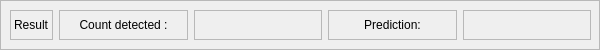
             <widget class="QFrame" name="frame_5">
              <property name="sizePolicy">
               <sizepolicy hsizetype="Maximum" vsizetype="Preferred">
                <horstretch>0</horstretch>
                <verstretch>0</verstretch>
               </sizepolicy>
              </property>
              <property name="maximumSize">
               <size>
                <width>600</width>
                <height>50</height>
               </size>
              </property>
              <property name="frameShape">
               <enum>QFrame::StyledPanel</enum>
              </property>
              <property name="frameShadow">
               <enum>QFrame::Raised</enum>
              </property>
              <widget class="QWidget" name="horizontalLayoutWidget_3">
               <property name="geometry">
                <rect>
                 <x>10</x>
                 <y>0</y>
                 <width>581</width>
                 <height>51</height>
                </rect>
               </property>
               <layout class="QHBoxLayout" name="horizontalLayout_9">
                <item>
                 <widget class="QLabel" name="label_2">
                  <property name="sizePolicy">
                   <sizepolicy hsizetype="Maximum" vsizetype="Maximum">
                    <horstretch>0</horstretch>
                    <verstretch>0</verstretch>
                   </sizepolicy>
                  </property>
                  <property name="maximumSize">
                   <size>
                    <width>16777215</width>
                    <height>30</height>
                   </size>
                  </property>
                  <property name="font">
                   <font>
                    <weight>50</weight>
                    <bold>false</bold>
                   </font>
                  </property>
                  <property name="frameShape">
                   <enum>QFrame::StyledPanel</enum>
                  </property>
                  <property name="text">
                   <string>Result</string>
                  </property>
                 </widget>
                </item>
                <item>
                 <widget class="QLabel" name="label_70">
                  <property name="sizePolicy">
                   <sizepolicy hsizetype="Minimum" vsizetype="Maximum">
                    <horstretch>0</horstretch>
                    <verstretch>0</verstretch>
                   </sizepolicy>
                  </property>
                  <property name="maximumSize">
                   <size>
                    <width>16777215</width>
                    <height>30</height>
                   </size>
                  </property>
                  <property name="styleSheet">
                   <string notr="true"/>
                  </property>
                  <property name="frameShape">
                   <enum>QFrame::StyledPanel</enum>
                  </property>
                  <property name="text">
                   <string>Count detected :</string>
                  </property>
                  <property name="alignment">
                   <set>Qt::AlignCenter</set>
                  </property>
                 </widget>
                </item>
                <item>
                 <widget class="QLabel" name="num_detect_ori">
                  <property name="sizePolicy">
                   <sizepolicy hsizetype="Minimum" vsizetype="Maximum">
                    <horstretch>0</horstretch>
                    <verstretch>0</verstretch>
                   </sizepolicy>
                  </property>
                  <property name="minimumSize">
                   <size>
                    <width>0</width>
                    <height>0</height>
                   </size>
                  </property>
                  <property name="maximumSize">
                   <size>
                    <width>16777215</width>
                    <height>30</height>
                   </size>
                  </property>
                  <property name="frameShape">
                   <enum>QFrame::StyledPanel</enum>
                  </property>
                  <property name="text">
                   <string/>
                  </property>
                 </widget>
                </item>
                <item>
                 <widget class="QLabel" name="label_71">
                  <property name="sizePolicy">
                   <sizepolicy hsizetype="Minimum" vsizetype="Maximum">
                    <horstretch>0</horstretch>
                    <verstretch>0</verstretch>
                   </sizepolicy>
                  </property>
                  <property name="maximumSize">
                   <size>
                    <width>16777215</width>
                    <height>30</height>
                   </size>
                  </property>
                  <property name="styleSheet">
                   <string notr="true"/>
                  </property>
                  <property name="frameShape">
                   <enum>QFrame::StyledPanel</enum>
                  </property>
                  <property name="text">
                   <string>Prediction:</string>
                  </property>
                  <property name="alignment">
                   <set>Qt::AlignCenter</set>
                  </property>
                 </widget>
                </item>
                <item>
                 <widget class="QLabel" name="prediction_ori">
                  <property name="sizePolicy">
                   <sizepolicy hsizetype="Minimum" vsizetype="Maximum">
                    <horstretch>0</horstretch>
                    <verstretch>0</verstretch>
                   </sizepolicy>
                  </property>
                  <property name="minimumSize">
                   <size>
                    <width>0</width>
                    <height>0</height>
                   </size>
                  </property>
                  <property name="maximumSize">
                   <size>
                    <width>16777215</width>
                    <height>30</height>
                   </size>
                  </property>
                  <property name="frameShape">
                   <enum>QFrame::StyledPanel</enum>
                  </property>
                  <property name="text">
                   <string/>
                  </property>
                 </widget>
                </item>
               </layout>
              </widget>
             </widget>
